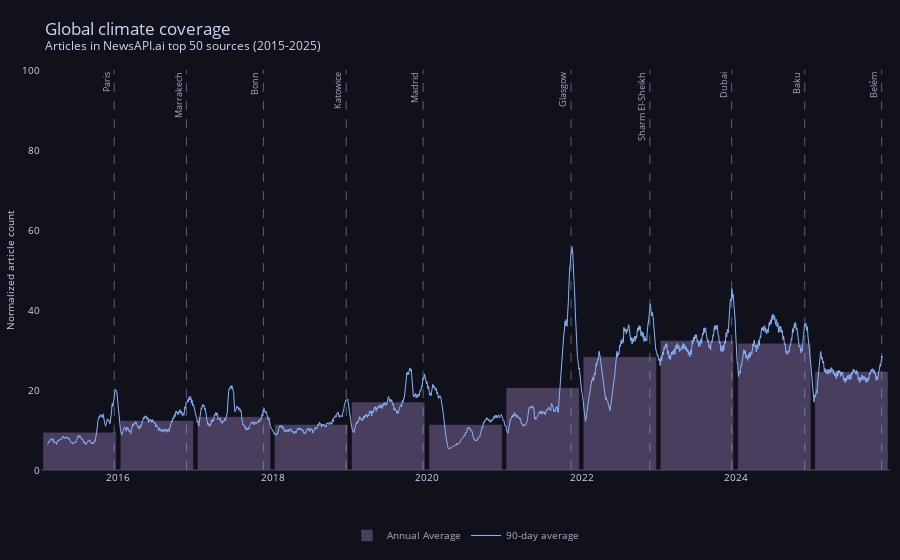

Notebook source saved alongside this figure:
### Code cell
import plotly.graph_objects as go

# Catppuccin Mocha color palette
mocha = {
    "crust": "#11111b",
    "surface0": "#313244",
    "text": "#cdd6f4",
    "subtext0": "#a6adc8",
    "blue": "#89b4fa",
    "lavender": "#b4befe",
    "mauve": "#cba6f7",
}

fig = go.Figure()

rolled = df.set_index("date").rolling(30)["count"].mean()

# Annual average bars
annual_avg = df.groupby(df["date"].dt.year)["count"].mean().reset_index()
annual_avg.columns = ["year", "count"]

# Create proper date ranges for each year (centered on July 1st for better visualization)
bar_dates = [pd.Timestamp(f"{year}-07-01") for year in annual_avg["year"]]

fig.add_trace(
    go.Bar(
        x=bar_dates,
        y=annual_avg["count"],
        marker_color=mocha["mauve"],
        opacity=0.3,
        name="Annual Average",
        width=365 * 24 * 60 * 60 * 950,  # Width in milliseconds for full year
    )
)

# Add the rolling average line
fig.add_trace(
    go.Scatter(
        x=rolled.index,
        y=rolled.values,
        mode="lines",
        name="90-day average",
        line=dict(color=mocha["blue"], width=1),
    )
)

# Add vertical lines and labels for COP events
for event in cop_events:
    end_date = pd.Timestamp(event["end"])
    location = event["location"].split(",")[0]  # Get city name only

    fig.add_vline(
        x=end_date,
        line=dict(color=mocha["subtext0"], dash="dash", width=1),
        opacity=0.5,
    )
    fig.add_annotation(
        x=end_date,
        y=100,
        text=f"{location}",
        textangle=-90,
        showarrow=False,
        align="right",
        font=dict(size=9, color=mocha["subtext0"]),
        xanchor="right",
        yanchor="top",
    )

fig.update_layout(
    template="plotly_dark",
    paper_bgcolor=mocha["crust"],
    plot_bgcolor=mocha["crust"],
    font=dict(color=mocha["text"]),
    xaxis=dict(gridcolor=mocha["surface0"]),
    yaxis=dict(gridcolor=mocha["surface0"]),
    legend=dict(
        orientation="h",
        yanchor="bottom",
        y=-0.2,
        xanchor="center",
        x=0.5,
        font=dict(size=10, color=mocha["subtext0"]),
    ),
)

# Set ylim 0-100
fig.update_yaxes(range=[0, 100])


# Hide grid, set smaller fonts
fig.update_xaxes(showgrid=False, tickfont=dict(size=10))
fig.update_yaxes(
    showgrid=False,
    title=dict(text="Normalized article count", font=dict(size=10), standoff=5),
    tickfont=dict(size=10),
)

title = "Global climate coverage<br>"
sup_title = "<sup>Articles in NewsAPI.ai top 50 sources (2015-2025)</sup>"

fig.update_layout(
    title=dict(text=title + sup_title),
)

# Trim border
fig.update_layout(margin=dict(l=30, r=10, t=70, b=10))

# Round averages on hover
fig.update_traces(
    hovertemplate="%{y:.1f}%",
)

fig.show()

# Save to HTML with download button only
fig.write_html(
    "climate_ts_mobile.html",
    config={
        "displayModeBar": True,
        "displaylogo": False,
        "modeBarButtonsToRemove": [
            "pan2d",
            "lasso2d",
            "select2d",
            "zoom2d",
            "zoomIn2d",
            "zoomOut2d",
            "autoScale2d",
            "resetScale2d",
        ],
    },
)

### Figure 1 — Plotly figure (JSON) as saved in the notebook; plotly's stock layout.template omitted (floating-point values rounded to 4 significant figures; data arrays with more than 128 entries replaced by an {"elided": "..."} marker saying what was removed)
{"data": [{"hovertemplate": "%{y:.1f}%", "marker": {"color": "#cba6f7"}, "name": "Annual Average", "opacity": 0.3, "type": "bar", "width": 29959200000, "x": ["2015-07-01T00:00:00", "2016-07-01T00:00:00", "2017-07-01T00:00:00", "2018-07-01T00:00:00", "2019-07-01T00:00:00", "2020-07-01T00:00:00", "2021-07-01T00:00:00", "2022-07-01T00:00:00", "2023-07-01T00:00:00", "2024-07-01T00:00:00", "2025-07-01T00:00:00"], "y": [9.421, 12.36, 13.34, 11.4, 16.98, 11.37, 20.59, 28.28, 32.37, 31.69, 24.64]}, {"hovertemplate": "%{y:.1f}%", "line": {"color": "#89b4fa", "width": 1}, "mode": "lines", "name": "90-day average", "type": "scatter", "x": {"elided": "3980 str values"}, "y": {"elided": "3980 float values"}}], "layout": {"annotations": [{"align": "right", "font": {"color": "#a6adc8", "size": 9}, "showarrow": false, "text": "Paris", "textangle": -90, "x": "2015-12-12T00:00:00", "xanchor": "right", "y": 100, "yanchor": "top"}, {"align": "right", "font": {"color": "#a6adc8", "size": 9}, "showarrow": false, "text": "Marrakech", "textangle": -90, "x": "2016-11-18T00:00:00", "xanchor": "right", "y": 100, "yanchor": "top"}, {"align": "right", "font": {"color": "#a6adc8", "size": 9}, "showarrow": false, "text": "Bonn", "textangle": -90, "x": "2017-11-17T00:00:00", "xanchor": "right", "y": 100, "yanchor": "top"}, {"align": "right", "font": {"color": "#a6adc8", "size": 9}, "showarrow": false, "text": "Katowice", "textangle": -90, "x": "2018-12-14T00:00:00", "xanchor": "right", "y": 100, "yanchor": "top"}, {"align": "right", "font": {"color": "#a6adc8", "size": 9}, "showarrow": false, "text": "Madrid", "textangle": -90, "x": "2019-12-13T00:00:00", "xanchor": "right", "y": 100, "yanchor": "top"}, {"align": "right", "font": {"color": "#a6adc8", "size": 9}, "showarrow": false, "text": "Glasgow", "textangle": -90, "x": "2021-11-12T00:00:00", "xanchor": "right", "y": 100, "yanchor": "top"}, {"align": "right", "font": {"color": "#a6adc8", "size": 9}, "showarrow": false, "text": "Sharm El-Sheikh", "textangle": -90, "x": "2022-11-20T00:00:00", "xanchor": "right", "y": 100, "yanchor": "top"}, {"align": "right", "font": {"color": "#a6adc8", "size": 9}, "showarrow": false, "text": "Dubai", "textangle": -90, "x": "2023-12-12T00:00:00", "xanchor": "right", "y": 100, "yanchor": "top"}, {"align": "right", "font": {"color": "#a6adc8", "size": 9}, "showarrow": false, "text": "Baku", "textangle": -90, "x": "2024-11-22T00:00:00", "xanchor": "right", "y": 100, "yanchor": "top"}, {"align": "right", "font": {"color": "#a6adc8", "size": 9}, "showarrow": false, "text": "Belém", "textangle": -90, "x": "2025-11-21T00:00:00", "xanchor": "right", "y": 100, "yanchor": "top"}], "font": {"color": "#cdd6f4"}, "legend": {"font": {"color": "#a6adc8", "size": 10}, "orientation": "h", "x": 0.5, "xanchor": "center", "y": -0.2, "yanchor": "bottom"}, "margin": {"b": 10, "l": 30, "r": 10, "t": 70}, "paper_bgcolor": "#11111b", "plot_bgcolor": "#11111b", "shapes": [{"line": {"color": "#a6adc8", "dash": "dash", "width": 1}, "opacity": 0.5, "type": "line", "x0": "2015-12-12T00:00:00", "x1": "2015-12-12T00:00:00", "xref": "x", "y0": 0, "y1": 1, "yref": "y domain"}, {"line": {"color": "#a6adc8", "dash": "dash", "width": 1}, "opacity": 0.5, "type": "line", "x0": "2016-11-18T00:00:00", "x1": "2016-11-18T00:00:00", "xref": "x", "y0": 0, "y1": 1, "yref": "y domain"}, {"line": {"color": "#a6adc8", "dash": "dash", "width": 1}, "opacity": 0.5, "type": "line", "x0": "2017-11-17T00:00:00", "x1": "2017-11-17T00:00:00", "xref": "x", "y0": 0, "y1": 1, "yref": "y domain"}, {"line": {"color": "#a6adc8", "dash": "dash", "width": 1}, "opacity": 0.5, "type": "line", "x0": "2018-12-14T00:00:00", "x1": "2018-12-14T00:00:00", "xref": "x", "y0": 0, "y1": 1, "yref": "y domain"}, {"line": {"color": "#a6adc8", "dash": "dash", "width": 1}, "opacity": 0.5, "type": "line", "x0": "2019-12-13T00:00:00", "x1": "2019-12-13T00:00:00", "xref": "x", "y0": 0, "y1": 1, "yref": "y domain"}, {"line": {"color": "#a6adc8", "dash": "dash", "width": 1}, "opacity": 0.5, "type": "line", "x0": "2021-11-12T00:00:00", "x1": "2021-11-12T00:00:00", "xref": "x", "y0": 0, "y1": 1, "yref": "y domain"}, {"line": {"color": "#a6adc8", "dash": "dash", "width": 1}, "opacity": 0.5, "type": "line", "x0": "2022-11-20T00:00:00", "x1": "2022-11-20T00:00:00", "xref": "x", "y0": 0, "y1": 1, "yref": "y domain"}, {"line": {"color": "#a6adc8", "dash": "dash", "width": 1}, "opacity": 0.5, "type": "line", "x0": "2023-12-12T00:00:00", "x1": "2023-12-12T00:00:00", "xref": "x", "y0": 0, "y1": 1, "yref": "y domain"}, {"line": {"color": "#a6adc8", "dash": "dash", "width": 1}, "opacity": 0.5, "type": "line", "x0": "2024-11-22T00:00:00", "x1": "2024-11-22T00:00:00", "xref": "x", "y0": 0, "y1": 1, "yref": "y domain"}, {"line": {"color": "#a6adc8", "dash": "dash", "width": 1}, "opacity": 0.5, "type": "line", "x0": "2025-11-21T00:00:00", "x1": "2025-11-21T00:00:00", "xref": "x", "y0": 0, "y1": 1, "yref": "y domain"}], "title": {"text": "Global climate coverage<br><sup>Articles in NewsAPI.ai top 50 sources (2015-2025)</sup>"}, "xaxis": {"gridcolor": "#313244", "showgrid": false, "tickfont": {"size": 10}}, "yaxis": {"gridcolor": "#313244", "range": [0, 100], "showgrid": false, "tickfont": {"size": 10}, "title": {"font": {"size": 10}, "standoff": 5, "text": "Normalized article count"}}}}
